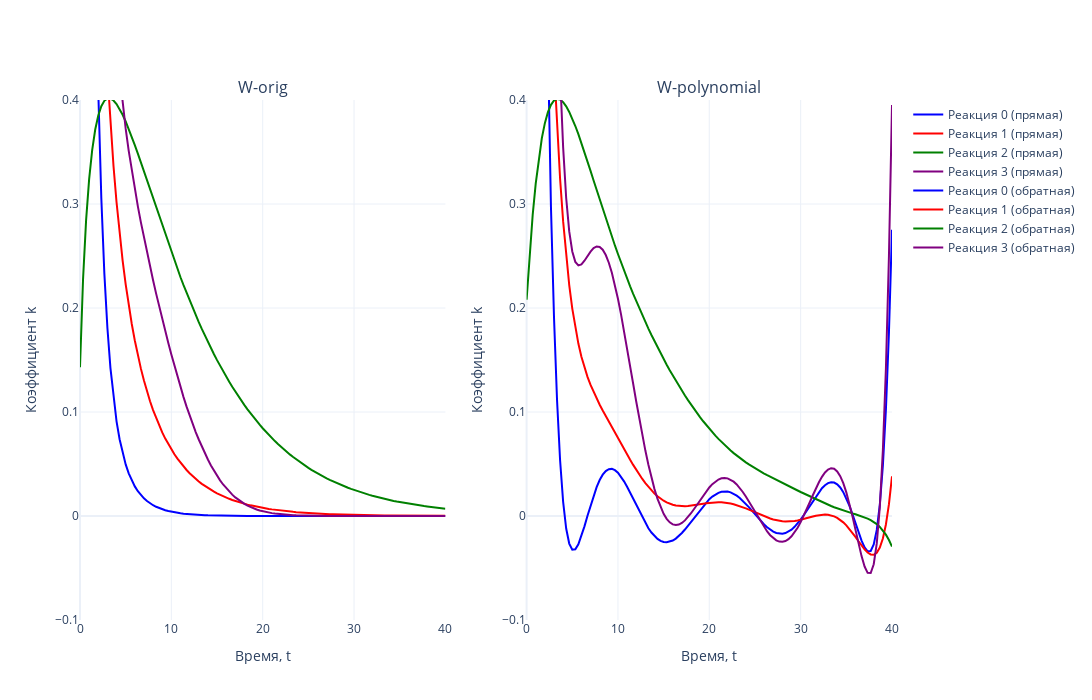

This figure's notebook cell:
### Markdown cell above
# W - скорости реакций

### Code cell
colors = ['blue', 'red', 'green', 'purple']

# Создаем два подграфика (2 столбца, 1 строка)
fig = make_subplots(rows=1, cols=2, subplot_titles=['W-orig', 'W-polynomial'])

# Первый график (прямая задача)
for i in range(N_REACTION):  
    fig.add_trace(go.Scatter(
        x=tsteps, 
        y=W_TRUE[i, :], 
        mode='lines', 
        name=f'Реакция {i} (прямая)',
        line=dict(color=colors[i % len(colors)])  # Применяем цвета циклично
    ), row=1, col=1)

# Второй график (обратная задача)
for i in range(N_REACTION):  
    fig.add_trace(go.Scatter(
        x=tsteps, 
        y=W_poly[i, :], 
        mode='lines', 
        name=f'Реакция {i} (обратная)',
        line=dict(color=colors[i % len(colors)])  # Применяем цвета циклично
    ), row=1, col=2)

# Настройки общего макета
fig.update_layout(
    template='plotly_white',
    width=1700,  # Общая ширина холста
    height=700,  # Высота холста
    showlegend=True
)

# Ограничение оси Y
fig.update_yaxes(range=[-0.1, 0.4], title_text='Коэффициент k', row=1, col=1)
fig.update_yaxes(range=[-0.1, 0.4], title_text='Коэффициент k', row=1, col=2)

# Подписи оси X
fig.update_xaxes(title_text='Время, t', row=1, col=1)
fig.update_xaxes(title_text='Время, t', row=1, col=2)

# Отображение графика
fig.show()
